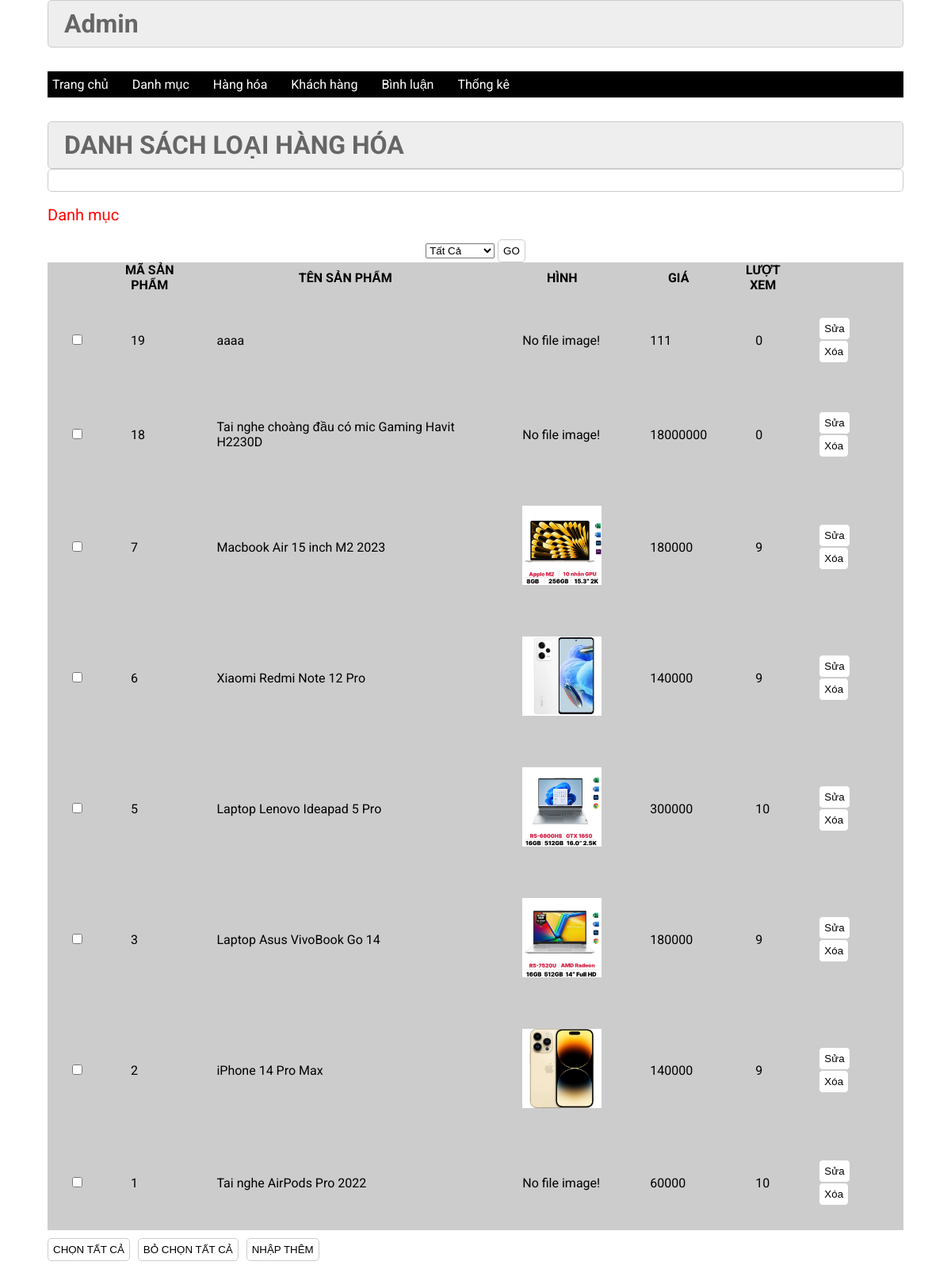
/admin/index.php?act=listsp, run on the app's committed database.
### tables this page shows
CREATE TABLE `sanpham` (
  `id` int(11) NOT NULL,
  `name` varchar(255) NOT NULL,
  `price` double(10,2) NOT NULL DEFAULT 0.00,
  `img` varchar(255) NOT NULL,
  `mota` text NOT NULL,
  `luotxem` int(11) NOT NULL DEFAULT 0,
  `iddm` int(11) NOT NULL
);

### model/pdo.php (called while the page is built, shortened)
<?php
function pdo_get_connection(){
    $servername = "localhost";
    $username = "root";
    $password = "";
    try {
        $conn = new PDO("mysql:host=$servername;dbname=xshop", $username, $password);
        $conn->setAttribute(PDO::ATTR_ERRMODE, PDO::ERRMODE_EXCEPTION);
        return $conn;
    } catch(PDOException $e) {
        echo "Connection failed: " . $e->getMessage();
    }
}
function pdo_query($sql){
    $sql_args=array_slice(func_get_args(),1);
    try{
        $conn=pdo_get_connection();
        $stmt=$conn->prepare($sql);
        $stmt->execute($sql_args);
        $rows=$stmt->fetchAll();
        return $rows;
    }
    catch(PDOException $e){
        throw $e;
    }
    finally{
        unset($conn);
    }
}
?>

### model/sanpham.php (called while the page is built, shortened)
<?php
function loadall_sanpham($kyw,$iddm){
    $sql = "select * from sanpham where 1";
    $sql.=" order by id desc";
    $listsp  = pdo_query($sql);
    return $listsp;
}

### admin/sanpham/list.php (the view, shortened to what this page needs)
<div class="row2">
         <div class="row2 font_title">
          <h1>DANH SÁCH LOẠI HÀNG HÓA</h1>
         </div>
         <div class="row2 form_content ">
          <form action="index.php?act=listsp" method="POST">
                <input type="text" name="kyw" id="">
                <label >Danh mục</label> <br>
                <select name="iddm" id="">
                    <option value="0" selected> Tất Cả</option>
                </select>
                <input type="submit" name="listok"value="GO">
            </form>
            <div class="row2 mb10 formds_loai">
           <table>
            <tr>
                <th></th>
                <th>MÃ SẢN PHẨM</th>
                <th>TÊN SẢN PHẨM</th>
                <th>HÌNH</th>
                <th>GIÁ </th>
                <th>LƯỢT XEM</th>
                <th></th>
            </tr>
            <?php
                foreach($listsp as $sanpham){
                    extract($sanpham);
                    $suasp = "index.php?act=suasp&idsp=".$id;
                    $xoasp = "index.php?act=xoasp&id=".$id;
                    $hinhsp= "../upload/".$img;
                    if (is_file($hinhsp)) {
                        $hinhsp = "<img src= '" .$hinhsp."'width = '100px' height ='100px'>";
                    }else{
                        $hinhsp = "No file image!";
                    }
                    echo '<tr>
                    <td><input type="checkbox" name="" id=""></td>
                    <td>'.$id.'</td>
                    <td>'.$name.'</td>
                    <td>'.$hinhsp.'</td>
                    <td>'.$price.'</td>
                    <td>'.$luotxem.'</td>
                    <td> <a href="'.$suasp.'"><input type="button" value="Sửa"> </a>
                    <a href="'.$xoasp.'"> <input type="button" value="Xóa"onclick="return confirm(\'Bạn có chắc chắn muốn xóa\')"></a></td>
                </tr>';
                }
            ?>
           </table>
           </div>
           <div class="row mb10 ">
         <input class="mr20" type="button" value="CHỌN TẤT CẢ">
         <input  class="mr20" type="button" value="BỎ CHỌN TẤT CẢ">
            <a href="index.php?act=addsp"> <input  class="mr20" type="button" value="NHẬP THÊM"></a>
           </div>
         </div>
        </div>
    </div>

### admin/header.php (shortened to what this page needs)
<!DOCTYPE html>
<html lang="en">
<head>
    <link rel="stylesheet" href="../css/css.css">
</head>
<body>
    <div class="boxcenter">
       <header>
        <div class="row mb header_admin">
            <h1>Admin</h1>
        </div>
        <div class="row mb menu">
            <ul>
              <li><a href="index.php">Trang chủ</a></li>
              <li><a href="index.php?act=listdm">Danh mục</a></li>
              <li><a href="index.php?act=listsp">Hàng hóa</a></li>
              <li><a href="index.php?act=dskh">Khách hàng</a></li>
              <li><a href="index.php?act=dsbl">Bình luận</a></li>
              <li><a href="index.php?act=thongke">Thống kê</a></li>
            </ul>
        </div>
       </header>

### admin/index.php (shortened to what this page needs)
<?php
   include "../model/pdo.php";
   include "../model/sanpham.php";
    include "header.php";
    if(isset($_GET['act'])&&($_GET['act']!="")){
        $act=$_GET['act'];
        switch($act){
            case "listsp":
                if (isset($_POST['listok'])&& ($_POST['listok'])) {
                    $kyw = $_POST['kyw'];
                    $iddm = $_POST['iddm'];
                }else{
                    $kyw ="";
                    $iddm = 0;
                }
                    $listsp=loadall_sanpham($kyw,$iddm);
                    include "sanpham/list.php";
                break;
        }
    }else{
        include "home.php";
    }
    include "footer.php";
?>

### css/css.css (style rules this page uses)
:root { --white-color:#fff; --black-color:#000; --text-color:#333; }
* { margin:0; padding:0; box-sizing:border-box; }
body { font-family:'Roboto', sans-serif; }
.boxcenter { width:90%; margin:0 auto; }
.row { display:flex; width:100%; }
.row2 { float:left; width:100%; }
.mb { margin-bottom:30px; }
.mb10 { margin-bottom:10px; }
.menu { background:black; border:1px solid #000; padding:5px; height:33px; }
.menu ul { display:flex; align-items:center; gap:30px; }
.menu ul li { list-style:none; }
.menu li a { color:white; text-decoration:none; }
form { text-align:center; }
.form_account input[type="email"], .form_account input[type="text"], .form_account input[type="password"], .form_content input[type="text"] { width:100%; border:1px solid #ccc; border-radius:5px ; padding:6px 10px; margin-bottom:12px; }
.form_account input[type="reset"], .form_account input[type="submit"], .form_content input[type="submit"], .form_content input[type="reset"], .form_content input[type="button"] { padding:6px; background:white; border:1px solid #CCC; border-radius:5px; }
.header_admin { background-color:#EEE; border:1px #CCC solid; color:#666; border-radius:5px; padding:10px 20px; }
.header_admin h1 { font-size:2vv; }
.font_title { background-color:#EEE; border:1px #CCC solid; color:#666; border-radius:5px; padding:10px 20px; }
.mr20 { margin-right:10px; }
label { display:flex; justify-content:start; font-size:20px; color:red; margin-top:5px; }
.formds_loai table { width:100%; border-collapse:collapse; background-color:#ccc; padding:40px; }
.formds_loai table td { padding:10px 20px; border:1px #ccc solid; padding:30px; }

### data on the page
sanpham: id "19", name "aaaa", img "No file image!", price "111", luotxem "0"
sanpham: id "18", name "Tai nghe choàng đầu có mic Gaming Havit H2230D", img "No file image!", price "18000000", luotxem "0"
sanpham: id "7", name "Macbook Air 15 inch M2 2023", img (picture), price "180000", luotxem "9"
sanpham: id "6", name "Xiaomi Redmi Note 12 Pro", img (picture), price "140000", luotxem "9"
sanpham: id "5", name "Laptop Lenovo Ideapad 5 Pro", img (picture), price "300000", luotxem "10"
sanpham: id "3", name "Laptop Asus VivoBook Go 14", img (picture), price "180000", luotxem "9"
sanpham: id "2", name "iPhone 14 Pro Max", img (picture), price "140000", luotxem "9"
sanpham: id "1", name "Tai nghe AirPods Pro 2022", img "No file image!", price "60000", luotxem "10"
